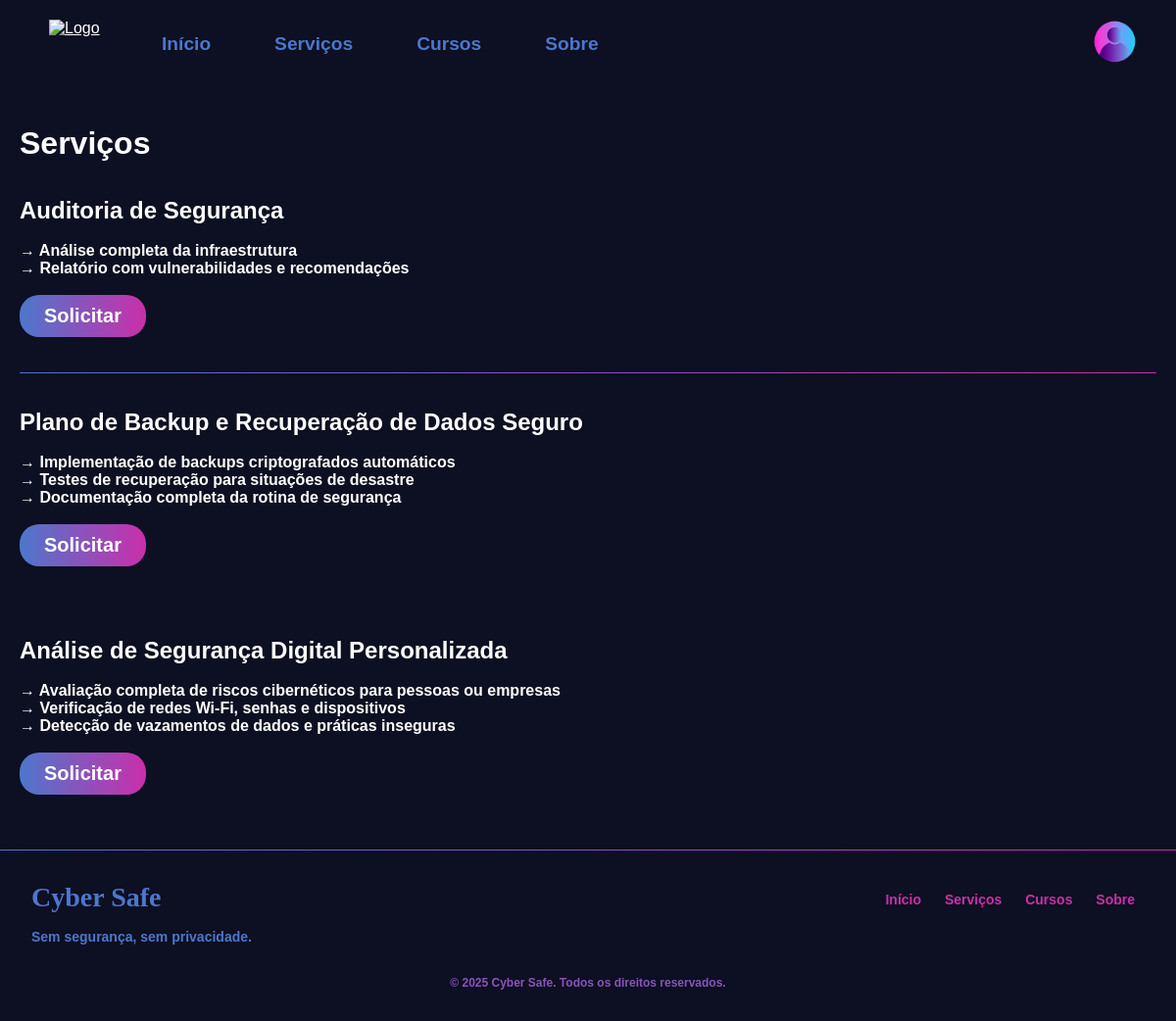
The page /servicos/ on the database its author committed.
### learning_logs/models.py (models this page shows, shortened)
class Servico(models.Model):
    nome = models.CharField(max_length=255)
    descricao = models.TextField()

### learning_logs/views.py (the view)
# urls.py: path('servicos/', views.servicos, name='servicos'),
def servicos(request):
    servicos = Servico.objects.all()
    return render(request, 'learning_logs/servicos.html', {'servicos': servicos})

### learning_logs/templates/learning_logs/servicos.html (shortened to what this page needs)
<!DOCTYPE html>
<html lang="pt-BR">
    {% extends "learning_logs/base.html" %}
    {% load static %}
    {% block extra_css %}
        <link rel="stylesheet" href="{% static 'learning_logs/css/index.css' %}">
    {% endblock %}
    {% block content %}
    <div class="corpo">
        <br>
        <h1>Serviços</h1>
        {% for servico in servicos %}
            <br>
            <br>
            <h2>{{ servico.nome }}</h2>
            <br>
            <p>{{ servico.descricao|linebreaksbr }}</p>
            <br>
            <div class="botao">
                <a><button type="submit">Solicitar</button></a>
            </div>
            <br>
            <br>
        {% endfor %}
    </div>
    {% endblock content %}

### learning_logs/static/learning_logs/css/base.css (style rules this page uses)
* { margin: 0; padding: 0; box-sizing: border-box; color: rgb(255, 255, 255); }
body { background-color: #0d0f22; }

### learning_logs/static/learning_logs/css/index.css (style rules this page uses)
.corpo { font-family: 'Arial', sans-serif; font-weight: bold; text-align: justify; border-radius: 5px; margin-top: 3px; background-color: #0d0f22; padding: 20px; margin: 0 auto; max-width: 1200px; }
.botao button { background: linear-gradient(to right, #4c77cc, #ca2faa); border: none; color: white; font-size: 20px; padding: 10px 25px; border-radius: 20px; cursor: pointer; font-weight: bold; transition: 0.3s ease; }
.botao a { text-decoration: none; }

### rows shown on the page
Servico: nome "Auditoria de Segurança", descricao "→ Análise completa da infraestrutura → Relatório com vulnerabilidades e recomendações"
Servico: nome "Plano de Backup e Recuperação de Dados Seguro", descricao "→ Implementação de backups criptografados automáticos → Testes de recuperação para situações de desastre → Documentação completa da rotina de segurança"
Servico: nome "Análise de Segurança Digital Personalizada", descricao "→ Avaliação completa de riscos cibernéticos para pessoas ou empresas → Verificação de redes Wi-Fi, senhas e dispositivos → Detecção de vazamentos de dados e práticas inseguras"
